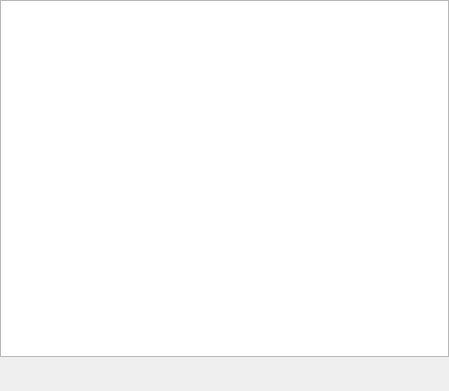
<?xml version="1.0" encoding="UTF-8"?>
<ui version="4.0">
 <class>helpTabWidget</class>
 <widget class="QWidget" name="helpTabWidget">
  <property name="geometry">
   <rect>
    <x>0</x>
    <y>0</y>
    <width>449</width>
    <height>391</height>
   </rect>
  </property>
  <property name="windowTitle">
   <string>Form</string>
  </property>
  <layout class="QVBoxLayout" name="verticalLayout">
   <property name="leftMargin">
    <number>0</number>
   </property>
   <property name="topMargin">
    <number>0</number>
   </property>
   <property name="rightMargin">
    <number>0</number>
   </property>
   <property name="bottomMargin">
    <number>0</number>
   </property>
   <item>
    <widget class="QTextBrowser" name="helpText"/>
   </item>
   <item>
    <widget class="QWidget" name="linksWidget" native="true">
     <layout class="QHBoxLayout" name="horizontalLayout">
      <property name="spacing">
       <number>0</number>
      </property>
      <property name="leftMargin">
       <number>9</number>
      </property>
      <property name="topMargin">
       <number>0</number>
      </property>
      <property name="rightMargin">
       <number>9</number>
      </property>
      <property name="bottomMargin">
       <number>6</number>
      </property>
      <item>
       <widget class="QPushButton" name="docsButton">
        <property name="sizePolicy">
         <sizepolicy hsizetype="Minimum" vsizetype="Minimum">
          <horstretch>0</horstretch>
          <verstretch>0</verstretch>
         </sizepolicy>
        </property>
        <property name="text">
         <string/>
        </property>
        <property name="iconSize">
         <size>
          <width>24</width>
          <height>24</height>
         </size>
        </property>
        <property name="flat">
         <bool>true</bool>
        </property>
       </widget>
      </item>
      <item>
       <widget class="QPushButton" name="nexusButton">
        <property name="sizePolicy">
         <sizepolicy hsizetype="Minimum" vsizetype="Minimum">
          <horstretch>0</horstretch>
          <verstretch>0</verstretch>
         </sizepolicy>
        </property>
        <property name="text">
         <string/>
        </property>
        <property name="iconSize">
         <size>
          <width>24</width>
          <height>24</height>
         </size>
        </property>
        <property name="flat">
         <bool>true</bool>
        </property>
       </widget>
      </item>
      <item>
       <widget class="QPushButton" name="discordButton">
        <property name="text">
         <string/>
        </property>
        <property name="iconSize">
         <size>
          <width>24</width>
          <height>24</height>
         </size>
        </property>
        <property name="flat">
         <bool>true</bool>
        </property>
       </widget>
      </item>
      <item>
       <widget class="QPushButton" name="githubButton">
        <property name="text">
         <string/>
        </property>
        <property name="iconSize">
         <size>
          <width>24</width>
          <height>24</height>
         </size>
        </property>
        <property name="flat">
         <bool>true</bool>
        </property>
       </widget>
      </item>
      <item>
       <widget class="QPushButton" name="patreonButton">
        <property name="text">
         <string/>
        </property>
        <property name="iconSize">
         <size>
          <width>24</width>
          <height>24</height>
         </size>
        </property>
        <property name="flat">
         <bool>true</bool>
        </property>
       </widget>
      </item>
      <item>
       <spacer name="horizontalSpacer">
        <property name="orientation">
         <enum>Qt::Horizontal</enum>
        </property>
        <property name="sizeHint" stdset="0">
         <size>
          <width>40</width>
          <height>20</height>
         </size>
        </property>
       </spacer>
      </item>
     </layout>
    </widget>
   </item>
  </layout>
 </widget>
 <resources/>
 <connections/>
</ui>
